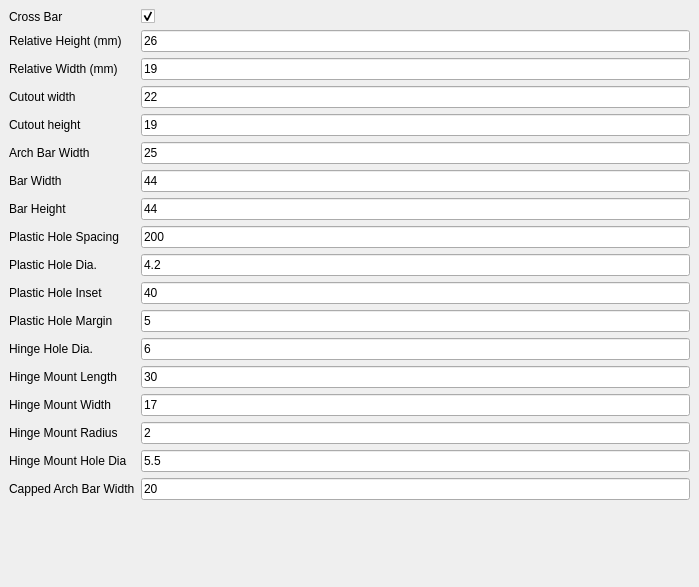
   <widget class="QWidget" name="tab">
    <attribute name="title">
     <string>Frame A</string>
    </attribute>
    <widget class="QWidget" name="formLayoutWidget_8">
     <property name="geometry">
      <rect>
       <x>9</x>
       <y>9</y>
       <width>681</width>
       <height>569</height>
      </rect>
     </property>
     <layout class="QFormLayout" name="formLayout_8">
      <property name="fieldGrowthPolicy">
       <enum>QFormLayout::AllNonFixedFieldsGrow</enum>
      </property>
      <item row="1" column="0">
       <widget class="QLabel" name="label_18">
        <property name="text">
         <string>Relative Height (mm)</string>
        </property>
       </widget>
      </item>
      <item row="1" column="1">
       <widget class="QLineEdit" name="FrameARelativeHeight">
        <property name="text">
         <string>26</string>
        </property>
       </widget>
      </item>
      <item row="2" column="0">
       <widget class="QLabel" name="label_23">
        <property name="text">
         <string>Relative Width (mm)</string>
        </property>
       </widget>
      </item>
      <item row="2" column="1">
       <widget class="QLineEdit" name="FrameARelativeWidth">
        <property name="text">
         <string>19</string>
        </property>
       </widget>
      </item>
      <item row="3" column="0">
       <widget class="QLabel" name="label">
        <property name="text">
         <string>Cutout width</string>
        </property>
       </widget>
      </item>
      <item row="3" column="1">
       <widget class="QLineEdit" name="CutoutWidth">
        <property name="text">
         <string>22</string>
        </property>
       </widget>
      </item>
      <item row="4" column="0">
       <widget class="QLabel" name="label">
        <property name="text">
         <string>Cutout height</string>
        </property>
       </widget>
      </item>
      <item row="4" column="1">
       <widget class="QLineEdit" name="CutoutHeight">
        <property name="text">
         <string>19</string>
        </property>
       </widget>
      </item>
      <item row="5" column="0">
       <widget class="QLabel" name="label_50">
        <property name="text">
         <string>Arch Bar Width</string>
        </property>
       </widget>
      </item>
      <item row="5" column="1">
       <widget class="QLineEdit" name="ArchBarWidth">
        <property name="text">
         <string>25</string>
        </property>
       </widget>
      </item>
      <item row="6" column="0">
       <widget class="QLabel" name="label_2">
        <property name="text">
         <string>Bar Width</string>
        </property>
       </widget>
      </item>
      <item row="6" column="1">
       <widget class="QLineEdit" name="FrameABarWidth">
        <property name="text">
         <string>44</string>
        </property>
       </widget>
      </item>
      <item row="7" column="0">
       <widget class="QLabel" name="label_4">
        <property name="text">
         <string>Bar Height</string>
        </property>
       </widget>
      </item>
      <item row="7" column="1">
       <widget class="QLineEdit" name="FrameABarHeight">
        <property name="text">
         <string>44</string>
        </property>
       </widget>
      </item>
      <item row="8" column="0">
       <widget class="QLabel" name="label_21">
        <property name="text">
         <string>Plastic Hole Spacing</string>
        </property>
       </widget>
      </item>
      <item row="8" column="1">
       <widget class="QLineEdit" name="FrameAPlasticHoleSpacing">
        <property name="text">
         <string>200</string>
        </property>
       </widget>
      </item>
      <item row="9" column="0">
       <widget class="QLabel" name="label_26">
        <property name="text">
         <string>Plastic Hole Dia.</string>
        </property>
       </widget>
      </item>
      <item row="9" column="1">
       <widget class="QLineEdit" name="PlasticHoleDiameter">
        <property name="text">
         <string>4.2</string>
        </property>
       </widget>
      </item>
      <item row="10" column="0">
       <widget class="QLabel" name="label_52">
        <property name="text">
         <string>Plastic Hole Inset</string>
        </property>
       </widget>
      </item>
      <item row="10" column="1">
       <widget class="QLineEdit" name="PlasticHoleInset">
        <property name="text">
         <string>40</string>
        </property>
       </widget>
      </item>
      <item row="11" column="0">
       <widget class="QLabel" name="PlasticHoleMarginLabel">
        <property name="text">
         <string>Plastic Hole Margin</string>
        </property>
       </widget>
      </item>
      <item row="11" column="1">
       <widget class="QLineEdit" name="PlasticHoleMargin">
        <property name="text">
         <string>5</string>
        </property>
       </widget>
      </item>
      <item row="12" column="0">
       <widget class="QLabel" name="label_3">
        <property name="text">
         <string>Hinge Hole Dia.</string>
        </property>
       </widget>
      </item>
      <item row="12" column="1">
       <widget class="QLineEdit" name="HoleDiameter">
        <property name="text">
         <string>6</string>
        </property>
       </widget>
      </item>
      <item row="15" column="0">
       <widget class="QLabel" name="label_27">
        <property name="text">
         <string>Hinge Mount Length</string>
        </property>
       </widget>
      </item>
      <item row="15" column="1">
       <widget class="QLineEdit" name="HingeMountLength">
        <property name="text">
         <string>30</string>
        </property>
       </widget>
      </item>
      <item row="16" column="0">
       <widget class="QLabel" name="label_28">
        <property name="text">
         <string>Hinge Mount Width</string>
        </property>
       </widget>
      </item>
      <item row="16" column="1">
       <widget class="QLineEdit" name="HingeMountWidth">
        <property name="text">
         <string>17</string>
        </property>
       </widget>
      </item>
      <item row="17" column="0">
       <widget class="QLabel" name="label_36">
        <property name="text">
         <string>Hinge Mount Radius</string>
        </property>
       </widget>
      </item>
      <item row="17" column="1">
       <widget class="QLineEdit" name="HingeMountRadius">
        <property name="text">
         <string>2</string>
        </property>
       </widget>
      </item>
      <item row="18" column="0">
       <widget class="QLabel" name="label_37">
        <property name="text">
         <string>Hinge Mount Hole Dia</string>
        </property>
       </widget>
      </item>
      <item row="18" column="1">
       <widget class="QLineEdit" name="HingeMountHoleDia">
        <property name="text">
         <string>5.5</string>
        </property>
       </widget>
      </item>
      <item row="19" column="0">
       <widget class="QLabel" name="label_53">
        <property name="text">
         <string>Capped Arch Bar Width</string>
        </property>
       </widget>
      </item>
      <item row="19" column="1">
       <widget class="QLineEdit" name="CappedArchBarWidth">
        <property name="text">
         <string>20</string>
        </property>
       </widget>
      </item>
      <item row="0" column="0">
       <widget class="QLabel" name="label_66">
        <property name="text">
         <string>Cross Bar</string>
        </property>
       </widget>
      </item>
      <item row="0" column="1">
       <widget class="QCheckBox" name="FrameACrossBar">
        <property name="text">
         <string/>
        </property>
        <property name="checked">
         <bool>true</bool>
        </property>
       </widget>
      </item>
     </layout>
    </widget>
   </widget>
